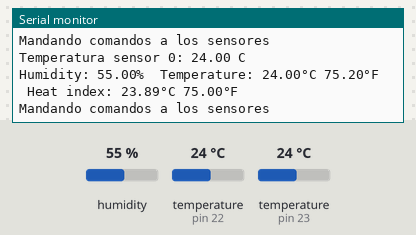
Bench run of a sketch on a simulated Arduino Mega 2560, built with avr-gcc and run on an emulated ATmega2560. Shown: the last lines printed to the serial monitor. Inputs (shaded band) come from the test bench; at power-on: humidity 55 %, temperature (sensors on pin 22, pin 23) 24 °C.

Above: at 6.6 s.
6.7 s: humidity set to 22 %
At 7.1 s:
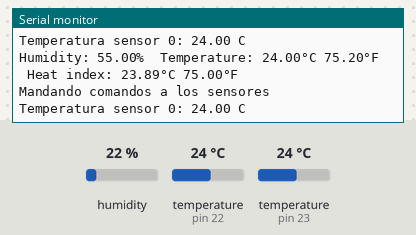
11.9 s: temperature (sensor on pin 22) set to 12 °C
At 15.7 s:
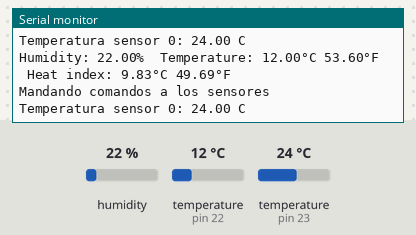
21.9 s: temperature (sensor on pin 23) set to 12 °C
At 23.1 s:
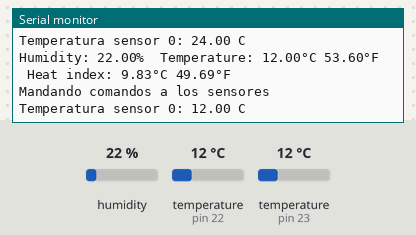
27.1 s: temperature (sensor on pin 23) set to 19 °C
At 30.4 s:
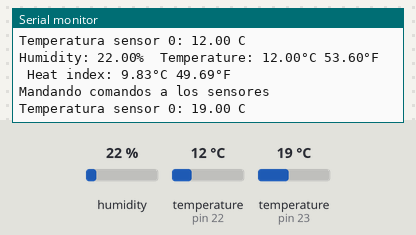
32.3 s: humidity set to 40 %
At 34.1 s:
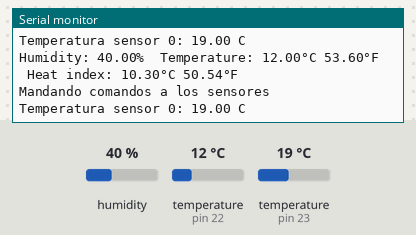
Timing chart, 0 to 35.6 s (numbered marks = the images above; inputs shaded):
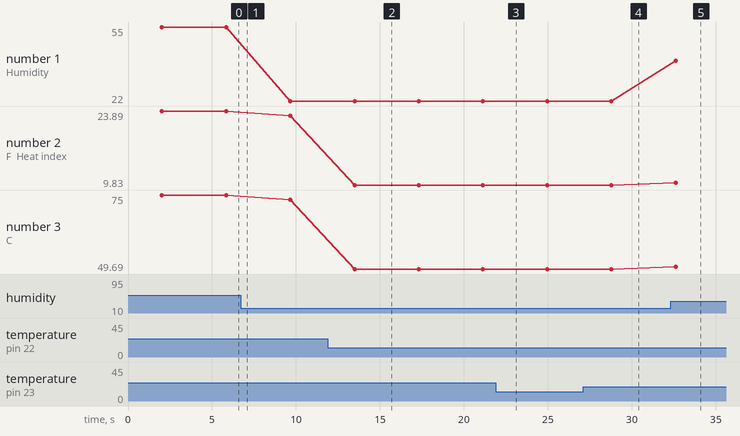

The sketch:

pruebas_31marzo.ino
```cpp
#include "DHT.h"

#define DHTPIN 22
#define DHTTYPE DHT22
DHT dht(DHTPIN, DHTTYPE);

#include <OneWire.h>
#include <DallasTemperature.h>

// Pin donde se conecta el bus 1-Wire
const int pinDatosDQ = 23;
// Instancia a las clases OneWire y DallasTemperature
OneWire oneWireObjeto(pinDatosDQ);
DallasTemperature sensorDS18B20(&oneWireObjeto);

void setup() {
  // put your setup code here, to run once:
  Serial.begin(9600);
  Serial.println(F("DHTxx test!"));
  dht.begin();
  sensorDS18B20.begin();
}

void loop() {
  // put your main code here, to run repeatedly:

  delay(2000);

  float h = dht.readHumidity();
  // Read temperature as Celsius (the default)
  float t = dht.readTemperature();
  // Read temperature as Fahrenheit (isFahrenheit = true)
  float f = dht.readTemperature(true);

  // Check if any reads failed and exit early (to try again).
  if (isnan(h) || isnan(t) || isnan(f)) {
    Serial.println(F("Failed to read from DHT sensor!"));
    return;
  }

  // Compute heat index in Fahrenheit (the default)
  float hif = dht.computeHeatIndex(f, h);
  // Compute heat index in Celsius (isFahreheit = false)
  float hic = dht.computeHeatIndex(t, h, false);

  Serial.print(F("Humidity: "));
  Serial.print(h);
  Serial.print(F("%  Temperature: "));
  Serial.print(t);
  Serial.print(F("°C "));
  Serial.print(f);
  Serial.print(F("°F  Heat index: "));
  Serial.print(hic);
  Serial.print(F("°C "));
  Serial.print(hif);
  Serial.println(F("°F"));

  Serial.println("Mandando comandos a los sensores");
  sensorDS18B20.requestTemperatures();

  // Leemos y mostramos los datos de los sensores DS18B20
  Serial.print("Temperatura sensor 0: ");
  Serial.print(sensorDS18B20.getTempCByIndex(0));
  Serial.println(" C");
  // Serial.print("Temperatura sensor 1: ");
  // Serial.print(sensorDS18B20.getTempCByIndex(1));
  // Serial.println(" C");

  delay(1000);


}
```

Measured:
- after the input at 11.9 s, the serial monitor: prints a new line after 1.6 s (image 2)
- after the input at 21.9 s, the serial monitor: prints a new line at once (image 3)
- after the input at 27.1 s, the serial monitor: prints a new line after 2.5 s (image 4)
- after the input at 32.3 s, the serial monitor: prints a new line after 0.29 s (image 5)
- plotted number 1: 55 → 22 after the input at 6.7 s, 22 → 40 after the input at 32.3 s
- plotted number 2: 23.89 → 23.03 after the input at 6.7 s, 23.03 → 9.83 after the input at 11.9 s, 9.83 → 10.3 after the input at 32.3 s
- plotted number 3: 75 → 73.45 after the input at 6.7 s, 73.45 → 49.69 after the input at 11.9 s, 49.69 → 50.54 after the input at 32.3 s
